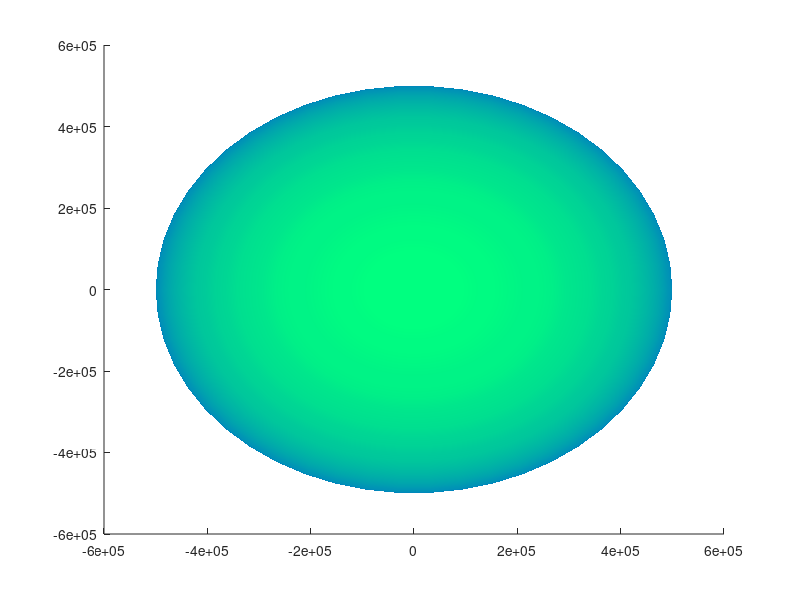

Here is the MATLAB script that generated this plot: (Note: this script raises an error after producing the figure.)
%{
B_NiceHorizon.m

Same stuff as before, now add a horizon.

We do this by adding a huge sphere
around the whole thing and then setting a colormap to be a gradient of
blues going from dark at the top to light at the bottom.

Matt Sheen, mws262@cornell.edu
%}

close all; clear all;
fig = figure;
hold on

%% Make the sky sphere -- just make a sphere surface and map a blue gradient to it.
skymap = winter; %We'll use the colormap "winter" which is defined by matlab.

% Here's a gradient I made up that's a bit more horizon-like. You can
% experiment.
% flipud([logspace(-0.5,0,1000)',logspace(-0.5,0,1000)',logspace(-0.001,0,1000)']);

[skyX,skyY,skyZ] = sphere(50); %create the surface data for a sphere.
sky = surf(500000*skyX,500000*skyY,500000*skyZ,'LineStyle','none','FaceColor','interp'); %Make a sphere object.
colormap(skymap) %Give it colormap we defined above.

%All the code from here on out is from previous examples.

%% Add ground and texture (as in A_NiceGround.m)
ground = 10000*membrane(1,40)-10000;
groundSurf = surf(linspace(-10000,10000,size(ground,1)),linspace(-10000,10000,size(ground,2)),ground,'LineStyle','none','AmbientStrength',0.3,'DiffuseStrength',0.8,'SpecularStrength',0,'SpecularExponent',10,'SpecularColorReflectance',1);

%Add ground texture and shading.
texture = imread('texture.jpg');
groundSurf.FaceColor = 'texturemap';
groundSurf.CData = texture;
camlight('headlight');

axis([-10000 10000 -10000 10000 -10000 10000])
hold off

fig.Children.Visible = 'off';
fig.Children.Clipping = 'off';
fig.Children.Projection = 'perspective';



%% Now let's view it using the same stuff as in Example A in folder 2.
origPos = [8000,8000,0]';
campos(origPos);
origTarget = [0,0,-10000];
camtarget(origTarget);
camva(40)

%pan around the scene
for i = 1:500
    campos(angle2dcm(0.01*i,0,0)*origPos);
    pause(0.01);

end

%look up a bit
for i = 1:500
    camtarget(origTarget+[0 0 20]*i);
    pause(0.01);

end

%"fly" forward
dir = camtarget - campos;
for i = 1:500
    camtarget(camtarget + 0.01*dir);
    campos(campos + 0.01*dir)
    pause(0.01);

end


